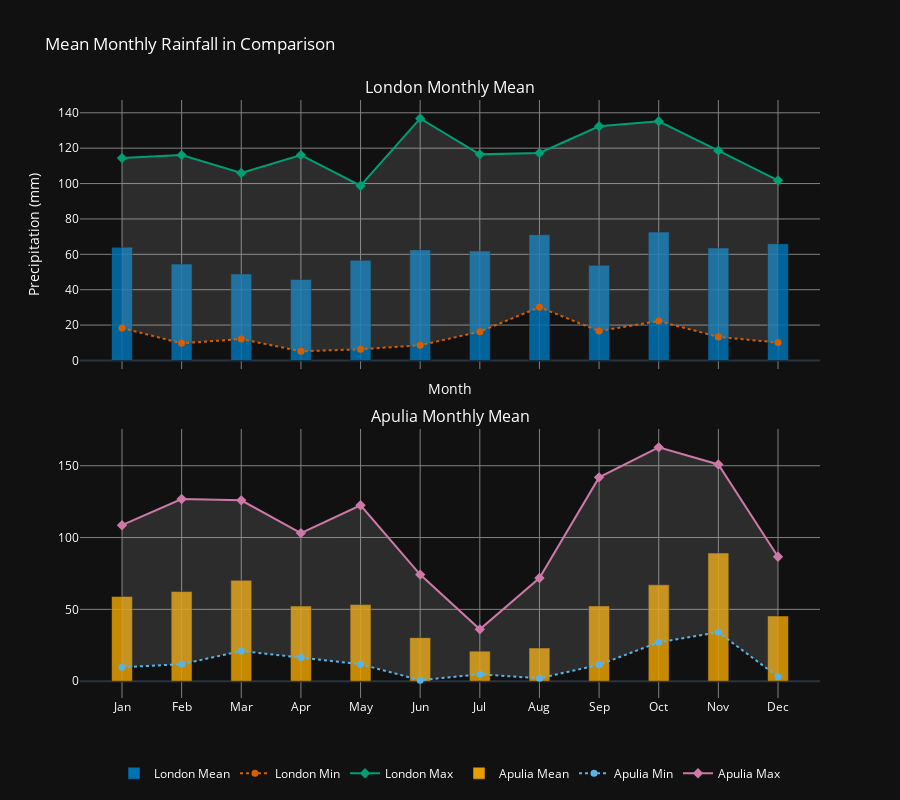

The cell this chart's notebook holds for it:
### Code cell
plot_monthly_aggregate_stacked(london_monthly_aggregate, apulia_monthly_aggregate,
                                   label1='London',
                                   label2='Apulia',
                                   feature_label='Mean',
                                   bar_width=0.35,
                                   location='Comparison',
                                   fig_width=900,
                                   fig_height=800,
                                   dark_mode=True)

### Figure 1 — Plotly figure (JSON) as saved in the notebook; plotly's stock layout.template omitted (floating-point values rounded to 4 significant figures)
{"data": [{"fill": "toself", "fillcolor": "rgba(200, 200, 200, 0.15)", "hoverinfo": "skip", "line": {"color": "rgba(0,0,0,0)"}, "name": "London Min-Max Range", "showlegend": false, "type": "scatter", "x": ["Jan", "Feb", "Mar", "Apr", "May", "Jun", "Jul", "Aug", "Sep", "Oct", "Nov", "Dec", "Dec", "Nov", "Oct", "Sep", "Aug", "Jul", "Jun", "May", "Apr", "Mar", "Feb", "Jan"], "xaxis": "x", "y": [114.4, 116.1, 106, 116.1, 98.8, 136.8, 116.5, 117.3, 132.4, 135.2, 118.6, 101.8, 10.1, 13.3, 22.3, 16.6, 30.1, 16.3, 8.6, 6.3, 5.2, 12.1, 9.7, 18.3], "yaxis": "y"}, {"hovertemplate": "London Mean: %{y:.1f}<extra></extra>", "marker": {"color": "#0072B2", "opacity": 0.85}, "name": "London Mean", "type": "bar", "width": 0.35, "x": ["Jan", "Feb", "Mar", "Apr", "May", "Jun", "Jul", "Aug", "Sep", "Oct", "Nov", "Dec"], "xaxis": "x", "y": [64, 54.5, 48.9, 45.8, 56.6, 62.5, 61.9, 71.1, 53.8, 72.6, 63.6, 66], "yaxis": "y"}, {"hovertemplate": "London Min: %{y:.1f}<extra></extra>", "line": {"color": "#D55E00", "dash": "dot", "width": 2}, "marker": {"color": "#D55E00", "size": 7, "symbol": "circle"}, "mode": "lines+markers", "name": "London Min", "type": "scatter", "x": ["Jan", "Feb", "Mar", "Apr", "May", "Jun", "Jul", "Aug", "Sep", "Oct", "Nov", "Dec"], "xaxis": "x", "y": [18.3, 9.7, 12.1, 5.2, 6.3, 8.6, 16.3, 30.1, 16.6, 22.3, 13.3, 10.1], "yaxis": "y"}, {"hovertemplate": "London Max: %{y:.1f}<extra></extra>", "line": {"color": "#009E73", "width": 2}, "marker": {"color": "#009E73", "size": 8, "symbol": "diamond"}, "mode": "lines+markers", "name": "London Max", "type": "scatter", "x": ["Jan", "Feb", "Mar", "Apr", "May", "Jun", "Jul", "Aug", "Sep", "Oct", "Nov", "Dec"], "xaxis": "x", "y": [114.4, 116.1, 106, 116.1, 98.8, 136.8, 116.5, 117.3, 132.4, 135.2, 118.6, 101.8], "yaxis": "y"}, {"fill": "toself", "fillcolor": "rgba(200, 200, 200, 0.15)", "hoverinfo": "skip", "line": {"color": "rgba(0,0,0,0)"}, "name": "Apulia Min-Max Range", "showlegend": false, "type": "scatter", "x": ["Jan", "Feb", "Mar", "Apr", "May", "Jun", "Jul", "Aug", "Sep", "Oct", "Nov", "Dec", "Dec", "Nov", "Oct", "Sep", "Aug", "Jul", "Jun", "May", "Apr", "Mar", "Feb", "Jan"], "xaxis": "x2", "y": [108.6, 126.8, 125.9, 103.1, 122.5, 74.2, 36.1, 71.8, 141.9, 162.8, 150.9, 86.6, 3.1, 34, 27.1, 11.4, 2, 4.8, 0.7, 11.8, 16.5, 21, 11.8, 9.7], "yaxis": "y2"}, {"hovertemplate": "Apulia Mean: %{y:.1f}<extra></extra>", "marker": {"color": "#E69F00", "opacity": 0.85}, "name": "Apulia Mean", "type": "bar", "width": 0.35, "x": ["Jan", "Feb", "Mar", "Apr", "May", "Jun", "Jul", "Aug", "Sep", "Oct", "Nov", "Dec"], "xaxis": "x2", "y": [59, 62.4, 70.2, 52.3, 53.3, 30.3, 20.9, 23.1, 52.4, 67.1, 89.2, 45.4], "yaxis": "y2"}, {"hovertemplate": "Apulia Min: %{y:.1f}<extra></extra>", "line": {"color": "#56B4E9", "dash": "dot", "width": 2}, "marker": {"color": "#56B4E9", "size": 7, "symbol": "circle"}, "mode": "lines+markers", "name": "Apulia Min", "type": "scatter", "x": ["Jan", "Feb", "Mar", "Apr", "May", "Jun", "Jul", "Aug", "Sep", "Oct", "Nov", "Dec"], "xaxis": "x2", "y": [9.7, 11.8, 21, 16.5, 11.8, 0.7, 4.8, 2, 11.4, 27.1, 34, 3.1], "yaxis": "y2"}, {"hovertemplate": "Apulia Max: %{y:.1f}<extra></extra>", "line": {"color": "#CC79A7", "width": 2}, "marker": {"color": "#CC79A7", "size": 8, "symbol": "diamond"}, "mode": "lines+markers", "name": "Apulia Max", "type": "scatter", "x": ["Jan", "Feb", "Mar", "Apr", "May", "Jun", "Jul", "Aug", "Sep", "Oct", "Nov", "Dec"], "xaxis": "x2", "y": [108.6, 126.8, 125.9, 103.1, 122.5, 74.2, 36.1, 71.8, 141.9, 162.8, 150.9, 86.6], "yaxis": "y2"}], "layout": {"annotations": [{"font": {"size": 16}, "showarrow": false, "text": "London Monthly Mean", "x": 0.5, "xanchor": "center", "xref": "paper", "y": 1, "yanchor": "bottom", "yref": "paper"}, {"font": {"size": 16}, "showarrow": false, "text": "Apulia Monthly Mean", "x": 0.5, "xanchor": "center", "xref": "paper", "y": 0.45, "yanchor": "bottom", "yref": "paper"}], "font": {"color": "white"}, "height": 800, "hovermode": "x unified", "legend": {"bgcolor": "rgba(0,0,0,0)", "borderwidth": 0, "orientation": "h", "x": 0.5, "xanchor": "center", "y": -0.15, "yanchor": "bottom"}, "title": {"text": "Mean Monthly Rainfall in Comparison"}, "width": 900, "xaxis": {"anchor": "y", "domain": [0, 1], "gridcolor": "gray", "matches": "x2", "showgrid": true, "showticklabels": false, "title": {"text": "Month"}}, "xaxis2": {"anchor": "y2", "domain": [0, 1], "gridcolor": "gray", "showgrid": true}, "yaxis": {"anchor": "x", "domain": [0.55, 1], "gridcolor": "gray", "showgrid": true, "title": {"text": "Precipitation (mm)"}}, "yaxis2": {"anchor": "x2", "domain": [0, 0.45], "gridcolor": "gray", "showgrid": true}}}
